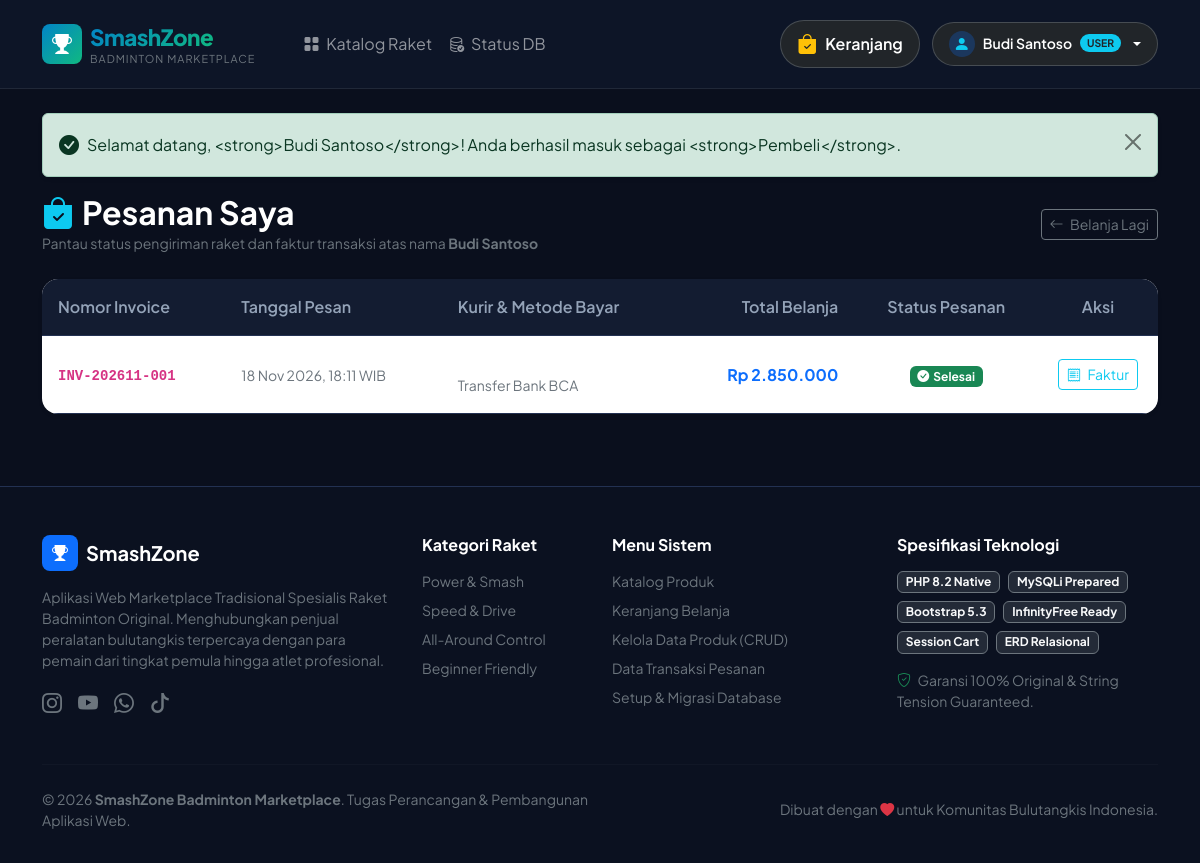
Screenshot of /my_orders.php (signed in) with the database file from the repository.
### tables this page shows
CREATE TABLE IF NOT EXISTS `orders` (
    `id` INT AUTO_INCREMENT PRIMARY KEY,
    `invoice_code` VARCHAR(50) NOT NULL UNIQUE,
    `customer_name` VARCHAR(100) NOT NULL,
    `customer_email` VARCHAR(100) NOT NULL,
    `customer_phone` VARCHAR(30) NOT NULL,
    `shipping_address` TEXT NOT NULL,
    `courier` VARCHAR(50) NOT NULL DEFAULT 'JNE Regular',
    `payment_method` VARCHAR(50) NOT NULL DEFAULT 'Transfer Bank BCA',
    `total_amount` DECIMAL(12, 2) NOT NULL,
    `status` ENUM('pending', 'paid', 'shipped', 'completed', 'cancelled') DEFAULT 'pending',
    `notes` TEXT NULL,
    `created_at` TIMESTAMP DEFAULT CURRENT_TIMESTAMP
);

### my_orders.php (the view, shortened to what this page needs)
<?php
require_once __DIR__ . '/config/database.php';
require_once __DIR__ . '/includes/functions.php';
$currentUser = getCurrentUser();
$stmt = mysqli_prepare($conn, "SELECT * FROM orders WHERE customer_email = ? OR customer_phone = ? ORDER BY id DESC");
mysqli_stmt_bind_param($stmt, "ss", $currentUser['email'], $currentUser['phone']);
mysqli_stmt_execute($stmt);
$res = mysqli_stmt_get_result($stmt);
$orders = mysqli_fetch_all($res, MYSQLI_ASSOC);
require_once __DIR__ . '/includes/header.php';
?>
<div class="container mb-5">
    <div class="d-flex flex-wrap justify-content-between align-items-center mb-4 gap-3">
        <div>
            <h2 class="fw-bold text-white mb-0"><i class="bi bi-bag-check-fill text-info me-2"></i>Pesanan Saya</h2>
            <small class="text-secondary">Pantau status pengiriman raket dan faktur transaksi atas nama <strong><?= htmlspecialchars($currentUser['name']) ?></strong></small>
        </div>
        <a href="<?= BASE_URL ?>/index.php" class="btn btn-outline-secondary text-secondary btn-sm">
            <i class="bi bi-arrow-left me-1"></i> Belanja Lagi
        </a>
    </div>
    <?php if (empty($orders)): ?>
        <div class="card bg-card border-0 rounded-4 p-5 text-center my-4">
            <div class="mb-3">
                <i class="bi bi-box2 text-secondary display-1"></i>
            </div>
            <h4 class="fw-bold text-white mb-2">Belum Ada Transaksi Pesanan</h4>
            <p class="text-secondary mb-4">Anda belum melakukan pemesanan raket badminton. Pilih raket favorit Anda di katalog sekarang!</p>
            <div>
                <a href="<?= BASE_URL ?>/index.php" class="btn btn-primary-custom btn-lg px-4">
                    <i class="bi bi-shop me-2"></i> Lihat Katalog Raket
                </a>
            </div>
        </div>
    <?php else: ?>
        <div class="card bg-card border-0 rounded-4 shadow-sm overflow-hidden">
            <div class="table-responsive">
                <table class="table table-custom mb-0">
                    <thead>
                        <tr>
                            <th>Nomor Invoice</th>
                            <th>Tanggal Pesan</th>
                            <th>Kurir & Metode Bayar</th>
                            <th class="text-end">Total Belanja</th>
                            <th class="text-center">Status Pesanan</th>
                            <th class="text-center" style="width: 120px;">Aksi</th>
                        </tr>
                    </thead>
                    <tbody>
                        <?php foreach ($orders as $ord): ?>
                            <tr>
                                <td>
                                    <strong class="text-white"><code><?= htmlspecialchars($ord['invoice_code']) ?></code></strong>
                                </td>
                                <td>
                                    <span class="text-secondary small"><?= date('d M Y, H:i', strtotime($ord['created_at'])) ?> WIB</span>
                                </td>
                                <td>
                                    <div class="small text-white"><?= htmlspecialchars($ord['courier']) ?></div>
                                    <small class="text-secondary"><?= htmlspecialchars($ord['payment_method']) ?></small>
                                </td>
                                <td class="text-end fw-bold text-primary">
                                    <?= formatRupiah($ord['total_amount']) ?>
                                </td>
                                <td class="text-center">
                                    <?= getOrderStatusBadge($ord['status']) ?>
                                </td>
                                <td class="text-center">
                                    <a href="<?= BASE_URL ?>/invoice.php?inv=<?= urlencode($ord['invoice_code']) ?>" target="_blank" class="btn btn-outline-info btn-sm">
                                        <i class="bi bi-receipt me-1"></i> Faktur
                                    </a>
                                </td>
                            </tr>
                        <?php endforeach; ?>
                    </tbody>
                </table>
            </div>
        </div>
    <?php endif; ?>
</div>
<?php
require_once __DIR__ . '/includes/footer.php';
?>

### includes/header.php (shortened to what this page needs)
<?php
require_once __DIR__ . '/functions.php';
$currentPage = basename($_SERVER['PHP_SELF']);
$currentUser = getCurrentUser();
$userIsLoggedIn = isLoggedIn();
$userIsAdmin = isAdmin();
?>
<!DOCTYPE html>
<html lang="id">
<head>
    <link href="https://cdn.jsdelivr.net/npm/bootstrap@5.3.3/dist/css/bootstrap.min.css" rel="stylesheet">
    <link href="https://cdn.jsdelivr.net/npm/bootstrap-icons@1.11.3/font/bootstrap-icons.min.css" rel="stylesheet">
    <link rel="stylesheet" href="<?= BASE_URL ?>/assets/css/style.css">
</head>
<body>
    <nav class="navbar navbar-expand-lg navbar-dark navbar-custom py-3">
        <div class="container">
            <a class="navbar-brand d-flex align-items-center gap-2" href="<?= BASE_URL ?>/index.php">
                <div class="rounded-3 p-2 d-flex align-items-center justify-content-center" style="background: linear-gradient(135deg, #0284c7, #10b981); width: 40px; height: 40px;">
                    <i class="bi bi-trophy-fill text-white fs-5"></i>
                </div>
                <div>
                    <span class="brand-title">SmashZone</span>
                    <small class="d-block text-secondary" style="font-size: 0.68rem; letter-spacing: 1px; margin-top: -4px;">BADMINTON MARKETPLACE</small>
                </div>
            </a>
            <div class="collapse navbar-collapse" id="navbarContent">
                <ul class="navbar-nav me-auto mb-2 mb-lg-0 ms-lg-4">
                    <li class="nav-item">
                        <a class="nav-link <?= ($currentPage === 'index.php') ? 'active text-primary fw-bold' : '' ?>" href="<?= BASE_URL ?>/index.php">
                            <i class="bi bi-grid-fill me-1"></i> Katalog Raket
                        </a>
                    </li>
                    <li class="nav-item">
                        <a class="nav-link" href="<?= BASE_URL ?>/setup.php">
                            <i class="bi bi-database-check me-1"></i> Status DB
                        </a>
                    </li>
                </ul>
                <div class="d-flex align-items-center gap-2">
                    <a href="<?= BASE_URL ?>/cart.php" class="btn btn-dark rounded-pill px-3 py-2 position-relative border border-secondary border-opacity-50 text-white d-flex align-items-center gap-2 me-1" title="Keranjang Belanja">
                        <i class="bi bi-bag-check-fill text-warning fs-5"></i>
                        <span class="d-none d-sm-inline fw-semibold">Keranjang</span>
                    </a>
                    <?php if ($userIsLoggedIn): ?>
                        <div class="dropdown">
                            <button class="btn btn-dark rounded-pill px-3 py-2 border border-secondary border-opacity-50 text-white d-flex align-items-center gap-2 dropdown-toggle" type="button" id="userDropdown" data-bs-toggle="dropdown" aria-expanded="false">
                                <div class="rounded-circle bg-primary bg-opacity-25 text-info d-flex align-items-center justify-content-center" style="width: 26px; height: 26px;">
                                    <i class="bi bi-person-fill"></i>
                                </div>
                                <span class="fw-semibold small d-none d-md-inline"><?= htmlspecialchars($currentUser['name']) ?></span>
                                <span class="badge <?= $userIsAdmin ? 'bg-warning text-dark' : 'bg-info text-dark' ?> rounded-pill" style="font-size: 0.65rem;">
                                    <?= $userIsAdmin ? 'ADMIN' : 'USER' ?>
                                </span>
                            </button>
                        </div>
                    <?php endif; ?>
                </div>
            </div>
        </div>
    </nav>
    <main class="py-4">
        <div class="container">
            <?php displayFlashMessage(); ?>
        </div>

### includes/functions.php (shortened to what this page needs)
<?php
function formatRupiah($angka) {
    return 'Rp ' . number_format((float)$angka, 0, ',', '.');
}
function displayFlashMessage() {
    if (isset($_SESSION['flash'])) {
        $flash = $_SESSION['flash'];
        $type = htmlspecialchars($flash['type']);
        $message = htmlspecialchars($flash['message']);
        $icon = 'info-circle-fill';
        if ($type === 'success') $icon = 'check-circle-fill';
        echo "
        <div class='alert alert-{$type} alert-dismissible fade show d-flex align-items-center shadow-sm gap-2' role='alert'>
            <i class='bi bi-{$icon} fs-5'></i>
            <div>{$message}</div>
            <button type='button' class='btn-close' data-bs-dismiss='alert' aria-label='Close'></button>
        </div>";
    }
}
function getOrderStatusBadge($status) {
    switch ($status) {
        case 'completed':
            return '<span class="badge bg-success"><i class="bi bi-check-circle-fill me-1"></i>Selesai</span>';
    }
}
function isLoggedIn() {
    return isset($_SESSION['user']) && !empty($_SESSION['user']['id']);
}
function getCurrentUser() {
    return $_SESSION['user'] ?? null;
}
function isAdmin() {
    $role = $_SESSION['user']['role'] ?? '';
    return in_array($role, ['seller', 'admin']);
}
?>

### assets/css/style.css (style rules this page uses)
:root { --bg-dark: #0a0f1d; --bg-card: #131c31; --bg-card-hover: #1a2642; --border-color: #233152; --primary-color: #0284c7; --primary-gradient: linear-gradient(135deg, #0284c7 0%, #10b981 100%); --accent-gold: #f59e0b; --accent-emerald: #10b981; --text-primary: #f8fafc; --text-secondary: #94a3b8; --card-shadow: 0 10px 25px -5px rgba(0, 0, 0, 0.4), 0 8px 10px -6px rgba(0, 0, 0, 0.4); --card-hover-shadow: 0 20px 35px -5px rgba(2, 132, 199, 0.25), 0 10px 15px -5px rgba(0, 0, 0, 0.5); }
body { font-family: 'Plus Jakarta Sans', system-ui, -apple-system, sans-serif; background-color: var(--bg-dark); color: var(--text-primary); min-height: 100vh; display: flex; flex-direction: column; }
main { flex: 1 0 auto; }
.navbar-custom { background: rgba(15, 23, 42, 0.85); backdrop-filter: blur(16px); -webkit-backdrop-filter: blur(16px); border-bottom: 1px solid rgba(255, 255, 255, 0.08); position: sticky; top: 0; z-index: 1030; transition: all 0.3s ease; }
.brand-title { font-size: 1.4rem; font-weight: 800; letter-spacing: -0.5px; background: var(--primary-gradient); -webkit-background-clip: text; -webkit-text-fill-color: transparent; }
.table-custom { color: #f8fafc !important; border-color: var(--border-color) !important; }
.table-custom th { background-color: #131c31 !important; color: #94a3b8; font-weight: 600; border-color: var(--border-color) !important; padding: 1rem; }
.table-custom td { background-color: transparent !important; border-color: var(--border-color) !important; padding: 1rem; vertical-align: middle; }

### rows the page displays
orders: customer_name "Budi Santoso", invoice_code "INV-202611-001", created_at "18 Nov 2026, 18:11", payment_method "Transfer Bank BCA", total_amount "Rp 2.850.000", status "completed" (drawn)

### other values shown
$message "Selamat datang, <strong>Budi Santoso</strong>! Anda berhasil masuk sebagai <strong>Pembeli</strong>."
